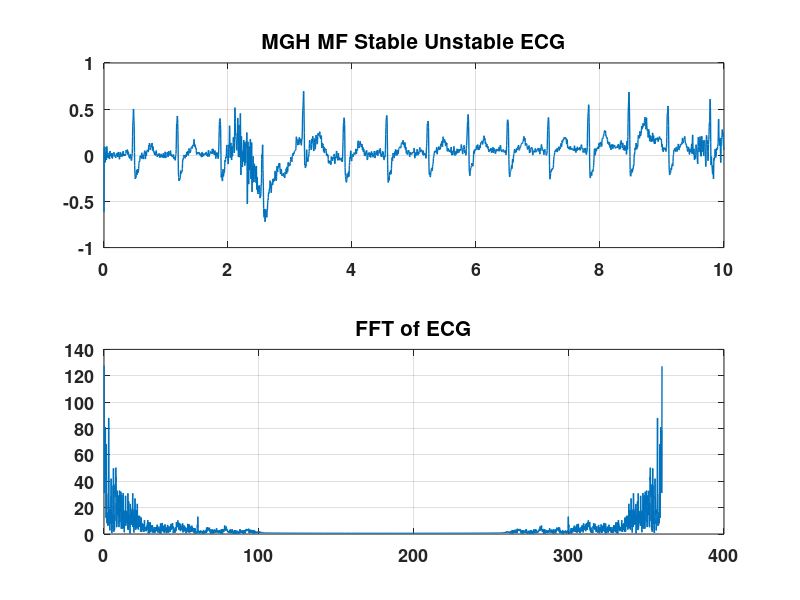
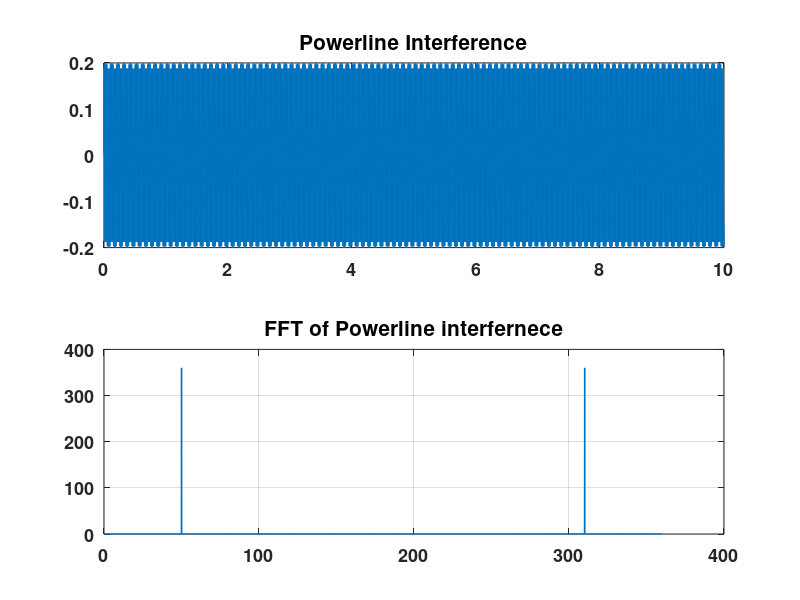
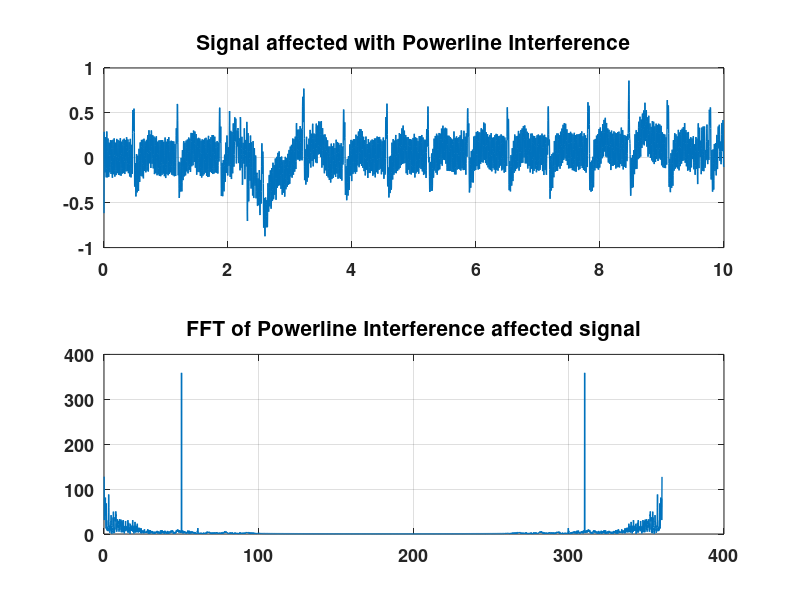

MATLAB code for these plots, in order:
clc;
close all; 
clear;

fs = 360;
t=0:(1/fs):10-(1/fs);
f = linspace(0, fs, 3600);
load('mgh002m.mat');

figure(1);

subplot(2, 1, 1);
x = val(:,:);
x = x/1184;
plot(t, x, 'linewidth', 1);
set(gca, 'fontsize', 13, 'fontweight', 'bold');
title('MGH MF Stable Unstable ECG', 'fontsize', 15);
grid on;

subplot(2, 1, 2);
fftx = abs(fft(x));
plot(f, fftx, 'linewidth', 1);
set(gca, 'fontsize', 13, 'fontweight', 'bold');
title('FFT of ECG', 'fontsize', 15);
grid on;

figure(2);

subplot(2, 1, 1);
noise_powerline = 0.2*sin(2*pi*50*t);
plot(t, noise_powerline, 'linewidth', 1);
set(gca, 'fontsize', 13, 'fontweight', 'bold');
title('Powerline Interference', 'fontsize', 15);
grid on;

subplot(2, 1, 2);
plot(f, abs(fft(noise_powerline)), 'linewidth', 1);
set(gca, 'fontsize', 13, 'fontweight', 'bold');
title('FFT of Powerline interfernece', 'fontsize', 15);
grid on;

figure(3);

subplot(2, 1, 1);
noisy_signal = x + noise_powerline;
plot(t, noisy_signal, 'linewidth', 1);
set(gca, 'fontsize', 13, 'fontweight', 'bold');
title('Signal affected with Powerline Interference', 'fontsize', 15);
grid on;

subplot(2, 1, 2);
plot(f, abs(fft(noisy_signal)), 'linewidth', 1);
set(gca, 'fontsize', 13, 'fontweight', 'bold');
title('FFT of Powerline Interference affected signal', 'fontsize', 15);
grid on;

% figure(4);
% x_filtered = filter(butter_lpf, noisy_signal);
% 
% subplot(2, 1, 1);
% plot(t, x_filtered, 'linewidth', 1);
% set(gca, 'fontsize', 13, 'fontweight', 'bold');
% title('Filtered Signal', 'fontsize', 15);
% grid on;
% 
% subplot(2, 1, 2);
% plot(f, abs(fft(x_filtered)), 'linewidth', 1);
% set(gca, 'fontsize', 13, 'fontweight', 'bold');
% title('FFT of Filtered signal', 'fontsize', 15);
% grid on;